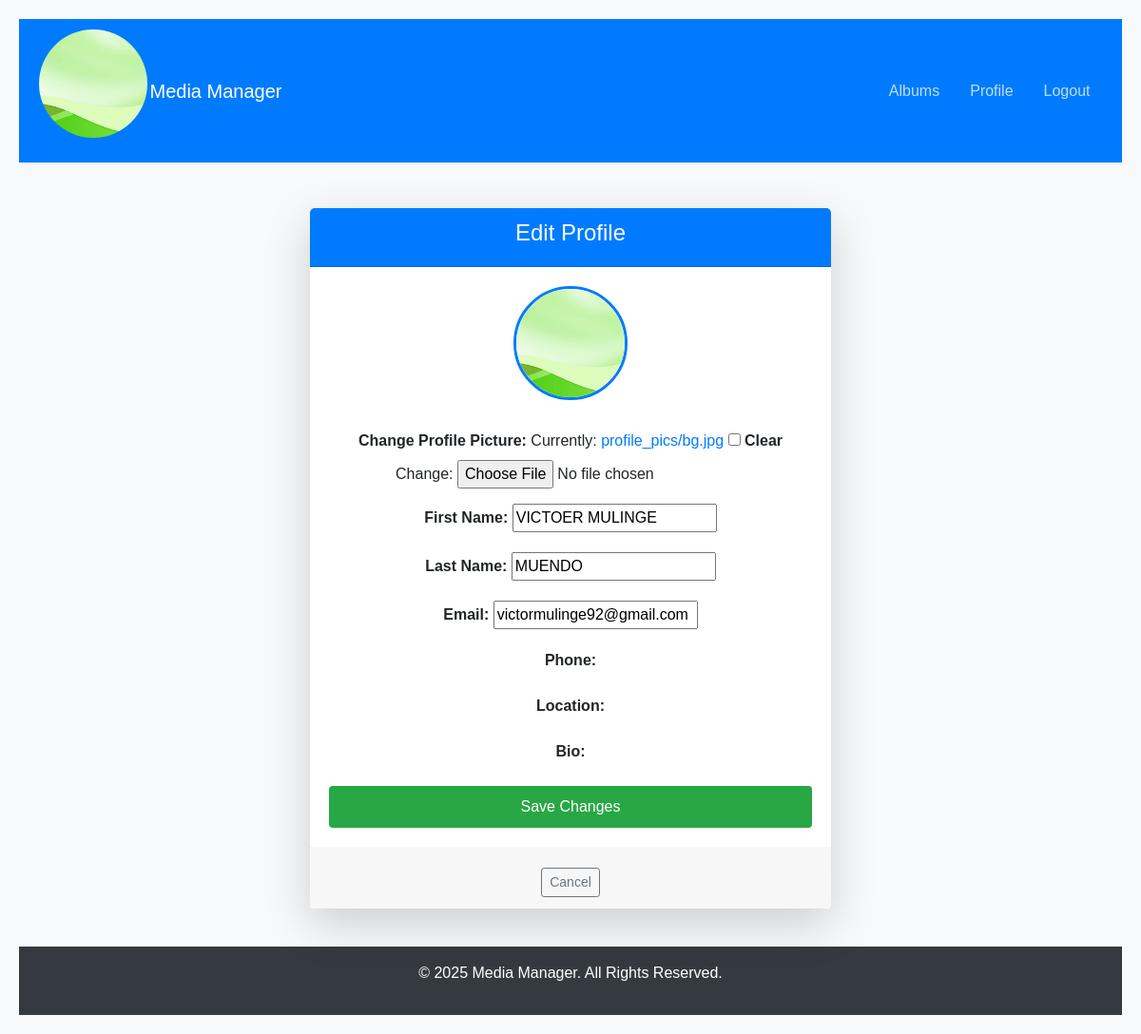
The app's page /profile/edit/ (signed in) with its own data.
### storage/models.py (models this page shows, shortened)
class Profile(models.Model):
    user = models.OneToOneField(User, on_delete=models.CASCADE)
    first_name = models.CharField(max_length=100, blank=True, null=True)
    last_name = models.CharField(max_length=100, blank=True, null=True)
    email = models.EmailField(unique=True, blank=True, null=True)
    profile_picture = models.ImageField(upload_to='profile_pics/', blank=True, null=True)
    bio = models.TextField(blank=True, null=True)
    phone = models.CharField(max_length=15, blank=True, null=True)
    location = models.CharField(max_length=100, blank=True, null=True)
    created_at = models.DateTimeField(auto_now_add=True)

### storage/views.py (the view)
# urls.py: path('profile/edit/', views.edit_profile, name='edit_profile'),
@login_required
def edit_profile(request):
    profile, _ = Profile.objects.get_or_create(user=request.user)
    if request.method == "POST":
        form = ProfileForm(request.POST, request.FILES, instance=profile)
        if form.is_valid():
            form.save()
            return redirect('profile')  # Redirect to profile page after saving
    else:
        form = ProfileForm(instance=profile)
    return render(request, 'storage/edit_profile.html', {'form': form})

### storage/forms.py
class ProfileForm(forms.ModelForm):
    class Meta:
        model = Profile
        fields = ['first_name', 'last_name', 'email', 'profile_picture']

### storage/templates/storage/edit_profile.html (shortened to what this page needs)
{% extends "base.html" %}
{% block content %}
<div class="container mt-5">
    <div class="row justify-content-center">
        <div class="col-md-6">
            <div class="card shadow-lg">
                <div class="card-header text-center bg-primary text-white">
                    <h4>Edit Profile</h4>
                </div>
                <div class="card-body">
                    <form method="POST" enctype="multipart/form-data">
                        <div class="text-center mb-3">
                            {% if user.profile.profile_picture %}
                                <img src="{{ user.profile.profile_picture.url }}" class="rounded-circle profile-img-preview" alt="Profile Picture">
                            {% else %}
                                <img src="/static/default-avatar.png" class="rounded-circle profile-img-preview" alt="Default Profile Picture">
                            {% endif %}
                        </div>
                        <div class="form-group mb-3">
                            <label for="id_profile_picture"><strong>Change Profile Picture:</strong></label>
                            {{ form.profile_picture }}
                        </div>
                        <div class="form-group mb-3">
                            <label for="id_first_name"><strong>First Name:</strong></label>
                            {{ form.first_name }}
                        </div>
                        <div class="form-group mb-3">
                            <label for="id_last_name"><strong>Last Name:</strong></label>
                            {{ form.last_name }}
                        </div>
                        <div class="form-group mb-3">
                            <label for="id_email"><strong>Email:</strong></label>
                            {{ form.email }}
                        </div>
                        <div class="form-group mb-3">
                            <label for="id_phone"><strong>Phone:</strong></label>
                        </div>
                        <div class="form-group mb-3">
                            <label for="id_location"><strong>Location:</strong></label>
                        </div>
                        <div class="form-group mb-3">
                            <label for="id_bio"><strong>Bio:</strong></label>
                        </div>
                        <div class="d-grid">
                            <button type="submit" class="btn btn-success">Save Changes</button>
                        </div>
                    </form>
                </div>
                <div class="card-footer text-center">
                    <a href="{% url 'profile' %}" class="btn btn-outline-secondary btn-sm">Cancel</a>
                </div>
            </div>
        </div>
    </div>
</div>
{% endblock %}

### storage/templates/base.html (shortened to what this page needs)
<!DOCTYPE html>
<html lang="en">
<head>
    {% load static %}
    <link rel="stylesheet" href="https://cdn.jsdelivr.net/npm/bootstrap@5.3.0/dist/css/bootstrap.min.css">
    <link rel="stylesheet" href="{% static 'css/style.css' %}">
</head>
<body>
    <nav class="navbar navbar-expand-lg navbar-dark bg-primary" display="fixed">
        <div class="container">
            <div class="profile-image">
                {% if user.profile.profile_picture %}
                    <img src="{{ user.profile.profile_picture.url }}" alt="Profile Image">
                {% else %}
                    <img src="/static/default-avatar.png" alt="Default Profile Image">
                {% endif %}
            </div>
            <a class="navbar-brand" href="{% url 'home' %}">Media Manager</a>
            <div class="collapse navbar-collapse" id="navbarNav">
                <ul class="navbar-nav ms-auto">
                    <li class="nav-item"><a class="nav-link" href="{% url 'album_list' %}">Albums</a></li>
                    <li class="nav-item"><a class="nav-link" href="{% url 'profile' %}">Profile</a></li>
                    <li class="nav-item"><a class="nav-link" href="{% url 'logout' %}">Logout</a></li>
                </ul>
            </div>
        </div>
    </nav>
    <div class="container mt-4">
        {% block content %}{% endblock %}
    </div>
    <footer class="bg-dark text-white text-center py-3 mt-4">
        <p>&copy; 2025 Media Manager. All Rights Reserved.</p>
    </footer>
</body>
</html>

### storage/templates/base.html (style rules this page uses)
body { font-family: 'Arial', sans-serif; background-color: #f8f9fa; margin: 0; padding: 20px; text-align: center; }
.profile-image img { width: 120px; height: 120px; border-radius: 50%; object-fit: cover; border: 3px solid #007bff; margin-bottom: 15px; }

### storage/templates/storage/edit_profile.html (style rules this page uses)
.profile-img-preview { width: 120px; height: 120px; object-fit: cover; border: 3px solid #007bff; margin-bottom: 15px; }
.form-group label { font-weight: bold; }
.btn-success { background: #28a745; border: none; padding: 10px; font-size: 16px; }
.btn-outline-secondary { margin-top: 10px; }

### records on screen
Profile: first_name "VICTOER MULINGE", last_name "MUENDO", email "victormulinge92@gmail.com"
